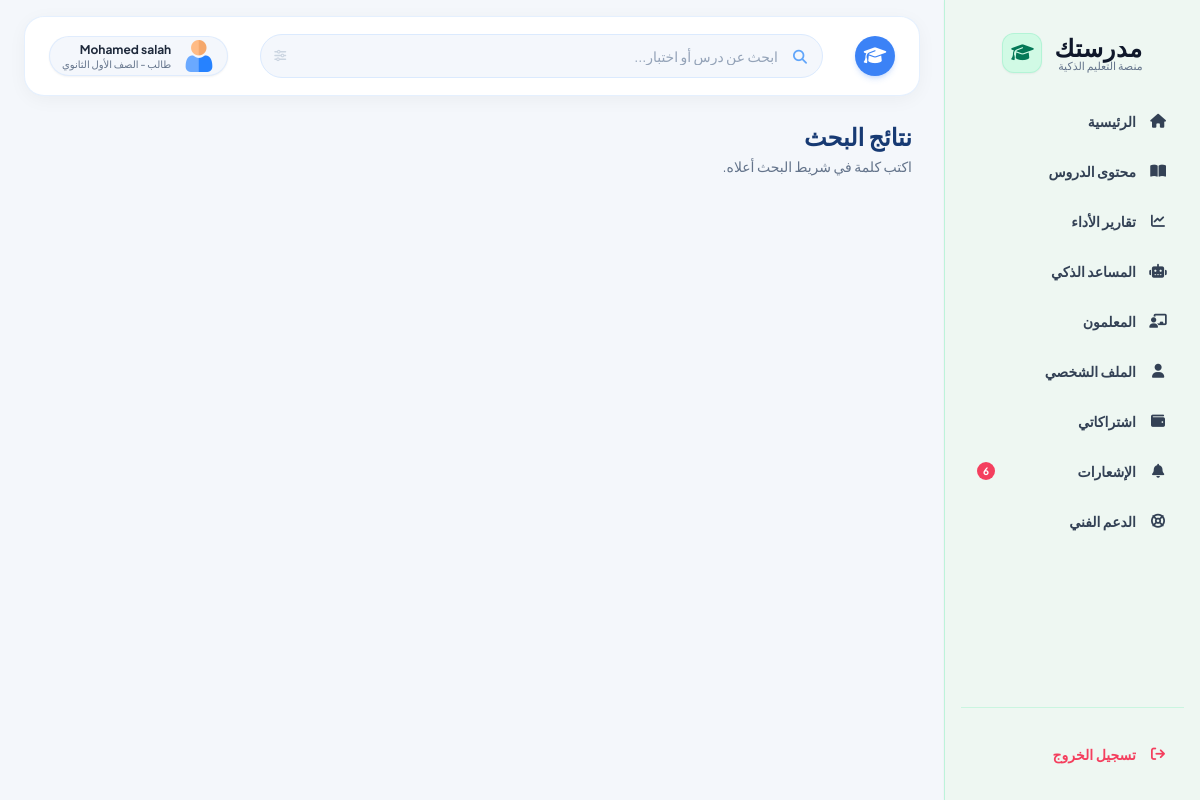
The app's page /student/search/ (signed in) with its own data.
### accounts/models.py (models this page shows, shortened)
class SiteSetting(models.Model):
    platform_name = models.CharField("اسم المنصة", max_length=80, default="مدرستك")
    tagline = models.CharField("الشعار النصي", max_length=200, default="مساحتك التعليمية الكاملة مع مدرّسيك")
    wallet_number = models.CharField("رقم المحفظة لاستلام الاشتراكات", max_length=20, blank=True)
    wallet_holder = models.CharField("اسم صاحب المحفظة", max_length=100, blank=True)
    payment_instructions = models.TextField("تعليمات الدفع للطالب", blank=True,
                                            default="حوّل قيمة الاشتراك إلى المحفظة ثم ارفع صورة إيصال التحويل وسيتم تفعيل اشتراكك بعد المراجعة.")
    support_phone = models.CharField("هاتف الدعم", max_length=20, blank=True)
    support_email = models.EmailField("بريد الدعم", blank=True)
    default_monthly_price = models.DecimalField("السعر الافتراضي لاشتراك المدرّس الجديد", max_digits=8, decimal_places=2, default=10)
    groq_api_key = models.CharField("مفتاح Groq API (لتشغيل ميزات الذكاء الاصطناعي)", max_length=200, blank=True)
    anthropic_api_key = models.CharField("مفتاح Anthropic API (بديل عن Groq)", max_length=200, blank=True)
    privacy_text = models.TextField("سياسة الخصوصية", blank=True)
    terms_text = models.TextField("الشروط والأحكام", blank=True)
    registration_open = models.BooleanField("فتح تسجيل الطلاب الجدد", default=True)
    names_in_english = models.BooleanField("تحويل أسماء المسجّلين الجدد إلى الإنجليزية تلقائيًا", default=True)
    staff_permissions = models.JSONField("صلاحيات فريق الإدارة", default=dict, blank=True)
    @classmethod
    def get(cls):
        obj, _ = cls.objects.get_or_create(pk=1)
        return obj

class User(AbstractBaseUser, PermissionsMixin):
    ROLES = [("student", "طالب"), ("teacher", "مدرّس"), ("owner", "مالك المنصة"), ("staff", "فريق الإدارة")]
    STAFF_ROLES = [("support", "دعم فني"), ("finance", "مالية"), ("content", "مسؤول محتوى")]
    phone = models.CharField("رقم الهاتف", max_length=11, unique=True, validators=[phone_validator])
    full_name = models.CharField("الاسم الكامل", max_length=150)
    name_ar = models.CharField("الاسم بالعربية (كما سُجّل)", max_length=150, blank=True)
    role = models.CharField("الدور", max_length=10, choices=ROLES, default="student")
    staff_role = models.CharField("صلاحية الفريق", max_length=10, choices=STAFF_ROLES, blank=True)
    is_active = models.BooleanField("مفعّل", default=True)
    is_staff = models.BooleanField(default=False)
    date_joined = models.DateTimeField(default=timezone.now)
    objects = UserManager()
    USERNAME_FIELD = "phone"
    REQUIRED_FIELDS = ["full_name"]
    class Meta:
        verbose_name = "مستخدم"

class StudentProfile(models.Model):
    GRADES = [(1, "الصف الأول الثانوي"), (2, "الصف الثاني الثانوي"), (3, "الصف الثالث الثانوي"),
              (4, "الصف الأول الإعدادي"), (5, "الصف الثاني الإعدادي"), (6, "الصف الثالث الإعدادي")]
    user = models.OneToOneField(User, on_delete=models.CASCADE, related_name="student_profile")
    student_number = models.PositiveIntegerField("رقم الطالب (ID)", unique=True, null=True, blank=True, editable=False)
    parent_phone = models.CharField("رقم ولي الأمر", max_length=11, validators=[phone_validator])
    grade = models.PositiveSmallIntegerField("المرحلة الدراسية", choices=GRADES)
    avatar = models.ImageField("الصورة الشخصية", upload_to="avatars/", blank=True)

### uikit/views_student.py (the view, shortened to what this page needs)
# urls.py: path("student/search/", vs.search, name="student_search"),
@student_required
def search(request):
    q = request.GET.get("q", "").strip()
    lessons, quizzes, courses = [], [], []
    return render(request, "student/search.html", {"q": q, "lessons": lessons, "quizzes": quizzes, "courses": courses})

### accounts/context_processors.py (called while the page is built)
def site(request):
    return {"site": SiteSetting.get()}

def _item(label, icon, url, section=None, exact=False):
    return {"label": label, "icon": icon, "url": url, "section": section, "exact": exact}

### uikit/context_processors.py (called while the page is built)
def _item(label, icon, url, active=False, badge=0):
    return {"label": label, "icon": icon, "url": url, "active": active, "badge": badge}

### templates/student/search.html (shortened to what this page needs)
{% extends "student/base.html" %}
{% block page %}
<h1 class="text-2xl font-black text-[#173A73] mb-1">نتائج البحث</h1><p class="text-sm text-slate-500 mb-5">{% if q %}عن «{{ q }}»{% else %}اكتب كلمة في شريط البحث أعلاه.{% endif %}</p>
{% endblock %}

### templates/ui/student_shell.html (shortened to what this page needs)
{% extends "ui/document.html" %}
{% block body_class %}bg-[#f4f7fb] text-slate-800 min-h-screen{% endblock %}
{% block body %}
<div class="flex min-h-screen">
{% if not ui_hide_sidebar %}<div id="ui-overlay" class="hidden fixed inset-0 bg-black/40 z-30 lg:hidden"></div>
<aside id="ui-sidebar" class="w-64 shrink-0 flex flex-col justify-between py-6 px-4 shadow-sm border-l border-emerald-200/70 z-40 fixed lg:sticky top-0 right-0 h-screen overflow-y-auto translate-x-full lg:translate-x-0 transition-transform duration-200" style="background-color:#eef7f2">
  <div>
    <a href="{% url 'student:home' %}" class="flex items-center justify-center gap-3 mb-6 pt-2 no-underline">
      <div class="text-right">
        <h1 class="text-2xl font-black text-slate-900 tracking-wide leading-tight">{{ site.platform_name }}</h1>
        <p class="text-[11px] text-slate-500 font-medium -mt-1">منصة التعليم الذكية</p>
      </div>
      <div class="w-10 h-10 rounded-xl bg-emerald-100 border border-emerald-200/70 flex items-center justify-center text-emerald-700 shadow-sm"><i class="fa-solid fa-graduation-cap text-lg"></i></div>
    </a>
    <nav class="space-y-1.5 font-semibold text-sm">
      {% for i in ui_nav %}
      <a href="{{ i.url }}" class="flex items-center gap-3 px-4 py-3 rounded-xl transition-all {% if i.active %}bg-emerald-600 text-white shadow-md font-bold{% else %}text-slate-700 hover:text-emerald-700 hover:bg-emerald-100/60{% endif %}">
        <i class="fa-solid {{ i.icon }} w-5 text-center"></i><span>{{ i.label }}</span>
        {% if i.badge %}<span class="mr-auto bg-rose-500 text-white text-[10px] font-bold rounded-full min-w-[18px] h-[18px] px-1 flex items-center justify-center num-font">{{ i.badge }}</span>{% endif %}
      </a>
      {% endfor %}
    </nav>
  </div>
  <form method="post" action="{% url 'logout' %}" class="pt-6 mt-6 border-t border-emerald-200/50">{% csrf_token %}
    <button type="submit" class="flex items-center gap-3 w-full px-4 py-3 rounded-xl text-rose-500 hover:text-rose-600 hover:bg-rose-50 transition-all font-bold text-sm"><i class="fa-solid fa-arrow-right-from-bracket w-5 text-center"></i><span>تسجيل الخروج</span></button>
  </form>
</aside>
{% endif %}
<main class="flex-1 min-w-0 flex flex-col pb-10 px-4 sm:px-6 lg:px-8 max-w-[1600px] mx-auto w-full">
  {% include "ui/_student_header.html" with sidebar_toggle=True hstyle="margin-left:.5rem;margin-right:.5rem;margin-bottom:1.5rem" hcss="@media (min-width:640px){#student-top-header{margin-left:0;margin-right:0}}@media (min-width:1024px){#student-top-header{margin-left:-.5rem;margin-right:-.5rem}}" %}
  {% block page %}<div class="legacy">{% block content %}{% endblock %}</div>{% endblock %}
</main>
</div>
{% endblock %}

### templates/ui/_student_header.html (shortened to what this page needs)
{% load static %}
<link href="https://cdnjs.cloudflare.com/ajax/libs/font-awesome/6.5.1/css/all.min.css" rel="stylesheet">
<header id="student-top-header" class="h-20 bg-white border border-blue-100/70 rounded-2xl mx-6 mt-4 px-6 flex items-center justify-between gap-4 sticky top-4 z-30 shadow-md backdrop-blur-md" data-purpose="top-header" style="box-shadow: 0 4px 20px -2px rgba(15, 23, 42, 0.05); border-radius: 20px;">
    <div class="flex items-center gap-3">
      <a href="{% url 'student:home' %}" aria-label="الرئيسية" title="الرئيسية" class="w-10 h-10 rounded-full bg-blue-500 flex items-center justify-center text-white shadow-md shadow-blue-500/20 hover:bg-blue-600 transition-colors">
        <i class="fa-solid fa-graduation-cap text-lg"></i>
      </a>
    </div>
    <form action="{% url 'uikit:student_search' %}" method="get" class="flex-1 max-w-xl mx-4" data-purpose="search-bar-container">
      <div class="relative w-full">
        <input name="q" value="{{ request.GET.q|default:'' }}" class="w-full h-11 pr-11 pl-10 rounded-full bg-[#f4f7fc] border border-blue-100 focus:bg-white focus:border-brandBlue focus:ring-2 focus:ring-blue-100 text-sm placeholder-slate-400 text-right transition-all outline-none" placeholder="ابحث عن درس أو اختبار..." type="text">
        <div class="absolute right-4 top-1/2 -translate-y-1/2 text-blue-400 pointer-events-none text-sm">
        </div>
        <button type="submit" class="absolute left-3.5 top-1/2 -translate-y-1/2 text-slate-300 hover:text-slate-500 text-xs" aria-label="بحث">
          <i class="fa-solid fa-sliders"></i>
        </button>
      </div>
    </form>
    <div class="flex items-center gap-3">
      <a href="{% url 'student:profile' %}" class="h-10 flex items-center gap-3 bg-[#f4f7fc] border border-blue-100/80 px-3 rounded-full shadow-sm">
        {% if ui_student_profile and ui_student_profile.avatar %}<img src="{{ ui_student_profile.avatar.url }}" alt="" class="w-7 h-7 rounded-full object-cover flex-shrink-0">
        {% else %}<img src="{% static 'ui/user-icon.png' %}" alt="" class="w-8 h-8 object-contain flex-shrink-0">{% endif %}
        <div class="text-right leading-tight">
          <div class="text-xs font-bold text-slate-800" style="font-family: 'Plus Jakarta Sans', sans-serif;">{{ user.full_name }}</div>
          <div class="text-[10px] text-slate-500 font-medium">طالب{% if ui_student_profile %} - {{ ui_student_profile.get_grade_display }}{% endif %}</div>
        </div>
      </a>
    </div></header>

### static/ui/ui.css (style rules this page uses)
body { font-family:'Tajawal',sans-serif;-webkit-font-smoothing:antialiased }
.num-font { font-family:'Plus Jakarta Sans','Tajawal',sans-serif;letter-spacing:.01em }

### templates/ui/document.html (style rules this page uses)
body,.legacy,.font-tajawal,.font-sans,.font-cairo { font-family:"Plus Jakarta Sans","Tajawal",sans-serif !important }

### records on screen
SiteSetting: platform_name "مدرستك"
User: full_name "Mohamed salah"
StudentProfile: grade "الصف الأول الثانوي"

### other values on screen
{{ i.label }} "الرئيسية" "محتوى الدروس" "تقارير الأداء" "المساعد الذكي" "المعلمون" "الملف الشخصي" "اشتراكاتي" "الإشعارات" "الدعم الفني"
{{ i.badge }} "6"
